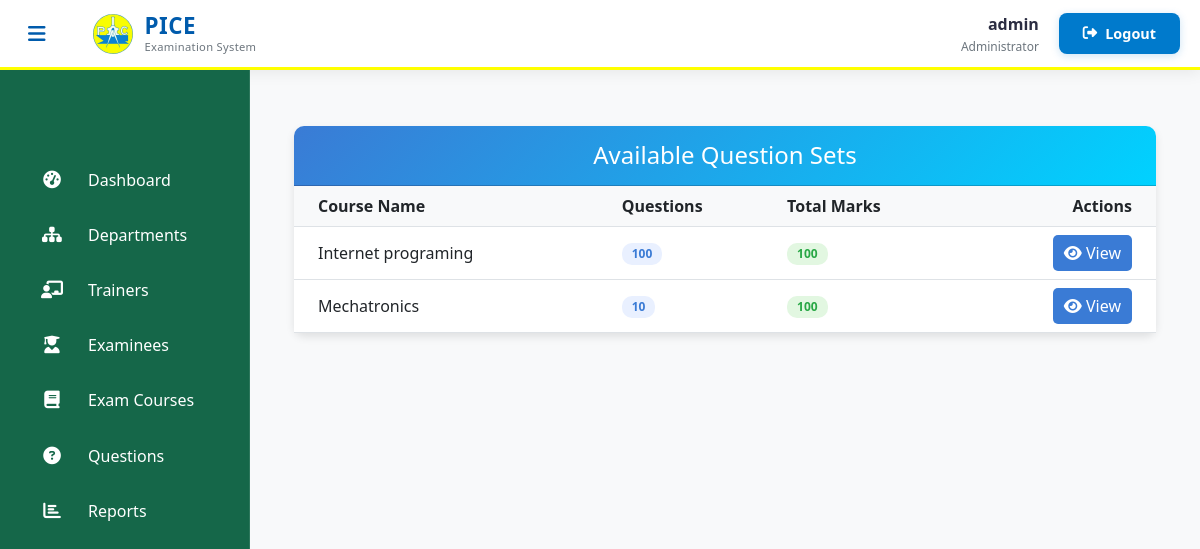
/admin-view-question (signed in), run on an earlier commit of the app's database.
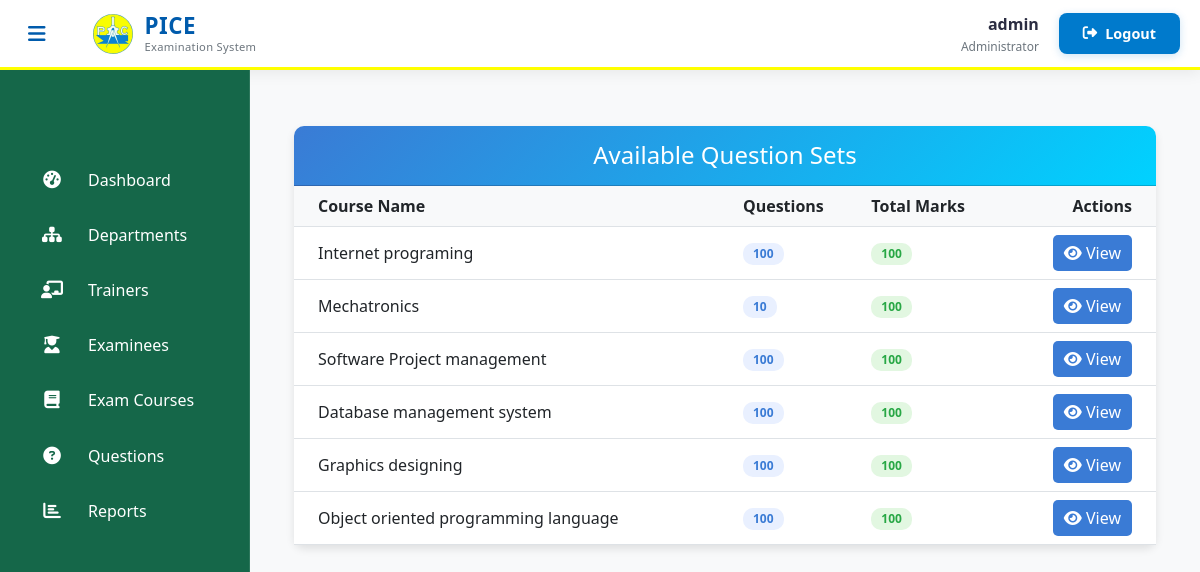
And on a later commit of the database.
### exam/models.py (models this page shows, shortened)
class Course(models.Model):
    course_name = models.CharField(max_length=50)
    question_number = models.PositiveIntegerField()
    total_marks = models.PositiveIntegerField(default=100)
    given_time = models.PositiveIntegerField(default=60)
    department = models.ForeignKey(Department, on_delete=models.CASCADE, related_name='course_set')
    examiners = models.ManyToManyField(Examiner, blank=True, related_name='courses')
    is_seen = models.BooleanField(default=False)

### exam/views.py (the view)
# urls.py: path('admin-view-question', views.admin_view_question_view,name='admin-view-question'),
@login_required(login_url='adminlogin')
def admin_view_question_view(request):
    courses= models.Course.objects.all()
    return render(request,'exam/admin_view_question.html',{'courses':courses})

### templates/exam/admin_view_question.html (shortened to what this page needs)
{% extends 'exam/adminbase.html' %}
{% block content %}
{% load static %}
<head>
  <link href="https://cdn.jsdelivr.net/npm/bootstrap@5.3.0/dist/css/bootstrap.min.css" rel="stylesheet">
  <link rel="stylesheet" href="https://cdnjs.cloudflare.com/ajax/libs/font-awesome/6.4.0/css/all.min.css">
</head>
<div class="container mt-4">
  <div class="card">
    <div class="card-header">
      <h4 class="mb-0">Available Question Sets</h4>
    </div>
    <div class="card-body p-0">
      {% if courses %}
      <div class="table-responsive">
        <table class="table table-hover align-middle">
          <thead>
            <tr>
              <th class="ps-4">Course Name</th>
              <th>Questions</th>
              <th>Total Marks</th>
              <th class="text-end pe-4">Actions</th>
            </tr>
          </thead>
          <tbody>
            {% for c in courses %}
            <tr>
              <td class="ps-4 course-name">{{ c.course_name }}</td>
              <td><span class="badge badge-count">{{ c.question_number }}</span></td>
              <td><span class="badge badge-marks">{{ c.total_marks }}</span></td>
              <td class="text-end pe-4">
                <a href="{% url 'view-question' c.id %}" class="btn btn-view" title="View Questions">
                  <i class="fas fa-eye"></i> View
                </a>
              </td>
            </tr>
            {% endfor %}
          </tbody>
        </table>
      </div>
      {% else %}
      <div class="empty-state">
        <i class="far fa-folder-open"></i>
        <h5>No Question Sets Available</h5>
        <p>You haven't created any question sets yet.</p>
      </div>
      {% endif %}
    </div>
  </div>
</div>
{% endblock content %}

What changed in the data, as far as the page shows it:
added Course: course_name "Software Project management", question_number "100", total_marks "100"
added Course: course_name "Database management system", question_number "100", total_marks "100"
added Course: course_name "Graphics designing", question_number "100", total_marks "100"
added Course: course_name "Object oriented programming language", question_number "100", total_marks "100"
